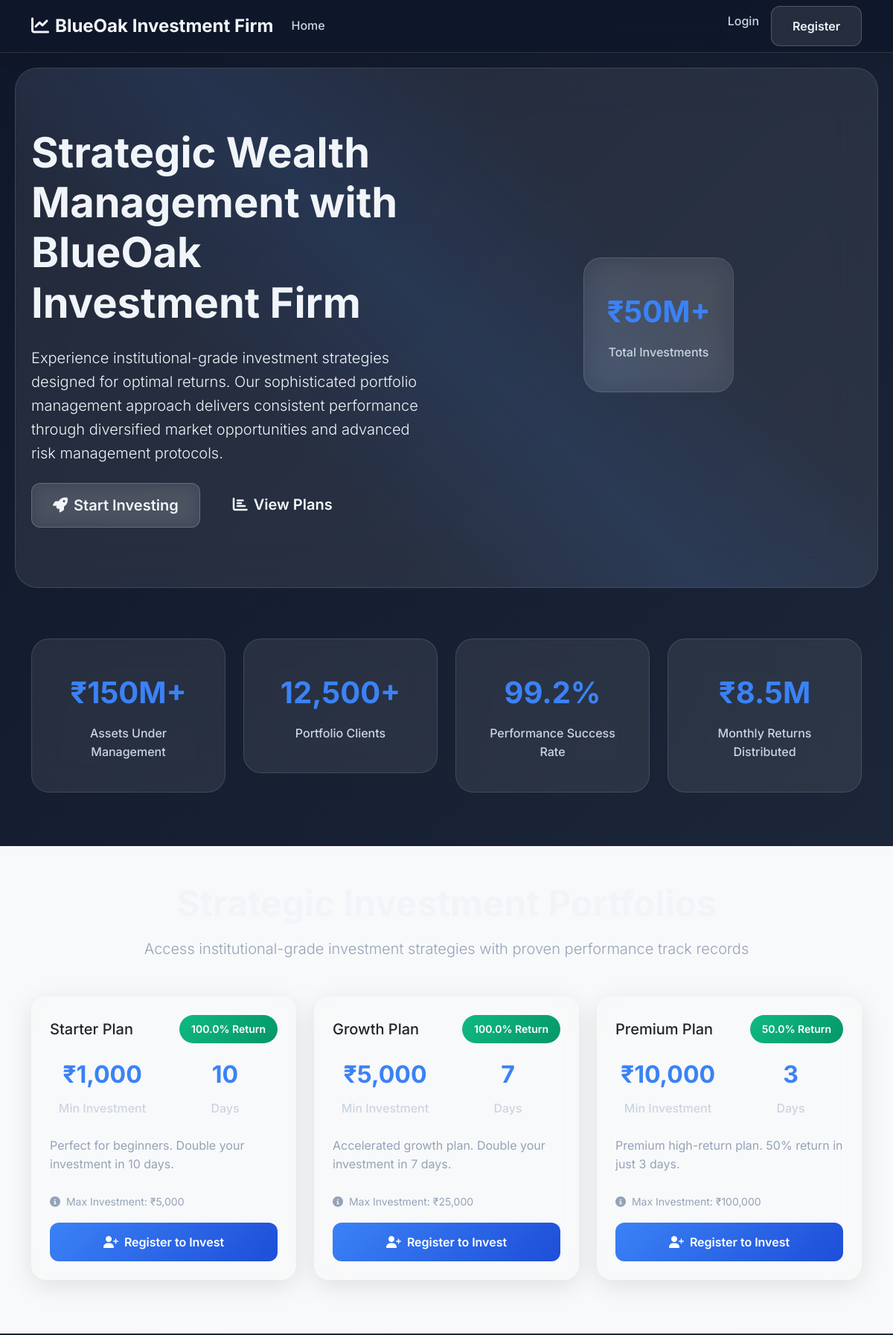
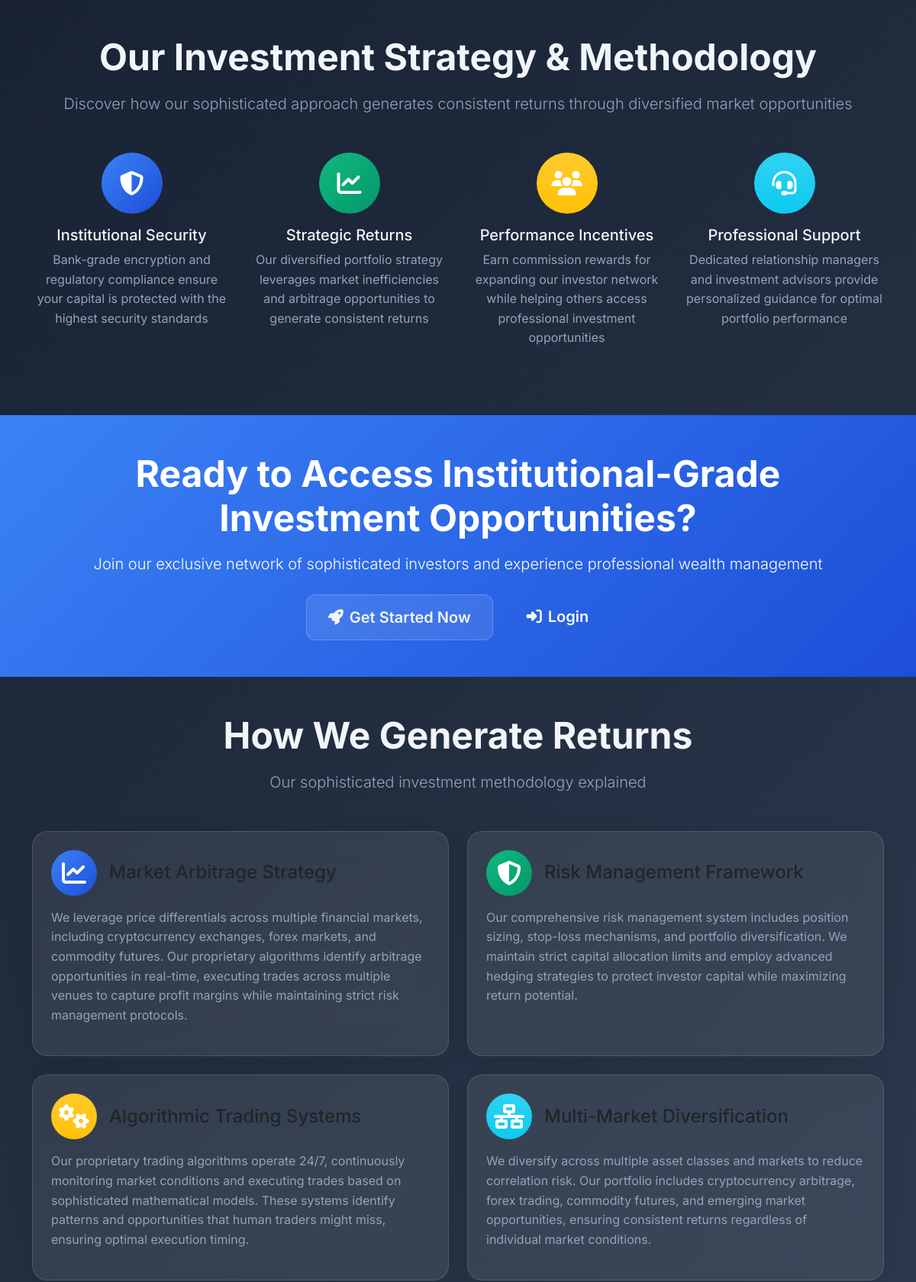
The page / (upper part) on the database its author committed (2 pictures, top to bottom).
### app.py (models this page shows)
class InvestmentPlan(db.Model):
    id = db.Column(db.Integer, primary_key=True)
    name = db.Column(db.String(100), nullable=False)
    min_amount = db.Column(db.Float, nullable=False)
    max_amount = db.Column(db.Float, nullable=False)
    duration_days = db.Column(db.Integer, nullable=False)
    return_percentage = db.Column(db.Float, nullable=False)
    description = db.Column(db.Text, nullable=False)
    is_active = db.Column(db.Boolean, default=True)

### app.py (the view)
@app.route('/')
def index():
    plans = InvestmentPlan.query.filter_by(is_active=True).all()
    return render_template('index.html', plans=plans)

### templates/index.html (shortened to what this page needs)
{% extends "base.html" %}
{% block content %}
<section class="hero-section">
    <div class="container">
        <div class="row align-items-center">
            <div class="col-lg-6 hero-content">
                <h1 class="display-4 fw-bold mb-4">
                    Strategic Wealth Management with BlueOak Investment Firm
                </h1>
                <p class="lead mb-4">
                    Experience institutional-grade investment strategies designed for optimal returns.
                    Our sophisticated portfolio management approach delivers consistent performance through
                    diversified market opportunities and advanced risk management protocols.
                </p>
                <div class="d-flex gap-3">
                    <a href="{{ url_for('register') }}" class="btn btn-light btn-lg">
                        <i class="fas fa-rocket me-2"></i>Start Investing
                    </a>
                    <a href="#plans" class="btn btn-outline-light btn-lg">
                        <i class="fas fa-chart-bar me-2"></i>View Plans
                    </a>
                </div>
            </div>
            <div class="col-lg-6 text-center">
                <div class="position-relative">
                    <div class="stats-card d-inline-block">
                        <div class="stats-number">₹50M+</div>
                        <div class="stats-label">Total Investments</div>
                    </div>
                </div>
            </div>
        </div>
    </div>
</section>
<section class="py-5">
    <div class="container">
        <div class="row text-center">
            <div class="col-md-3 mb-4">
                <div class="stats-card">
                    <div class="stats-number">₹150M+</div>
                    <div class="stats-label">Assets Under Management</div>
                </div>
            </div>
            <div class="col-md-3 mb-4">
                <div class="stats-card">
                    <div class="stats-number">12,500+</div>
                    <div class="stats-label">Portfolio Clients</div>
                </div>
            </div>
            <div class="col-md-3 mb-4">
                <div class="stats-card">
                    <div class="stats-number">99.2%</div>
                    <div class="stats-label">Performance Success Rate</div>
                </div>
            </div>
            <div class="col-md-3 mb-4">
                <div class="stats-card">
                    <div class="stats-number">₹8.5M</div>
                    <div class="stats-label">Monthly Returns Distributed</div>
                </div>
            </div>
        </div>
    </div>
</section>
<section id="plans" class="py-5 bg-light">
    <div class="container">
        <div class="text-center mb-5">
            <h2 class="display-5 fw-bold mb-3">Strategic Investment Portfolios</h2>
            <p class="lead text-muted">Access institutional-grade investment strategies with proven performance track records</p>
        </div>
        <div class="row">
            {% for plan in plans %}
            <div class="col-lg-4 col-md-6 mb-4">
                <div class="card investment-plan-card h-100">
                    <div class="card-body p-4">
                        <div class="d-flex justify-content-between align-items-center mb-3">
                            <h5 class="card-title mb-0">{{ plan.name }}</h5>
                            <span class="plan-badge">{{ plan.return_percentage }}% Return</span>
                        </div>
                        <div class="mb-4">
                            <div class="row text-center">
                                <div class="col-6">
                                    <div class="stat-value">₹{{ "{:,.0f}".format(plan.min_amount) }}</div>
                                    <div class="stat-label">Min Investment</div>
                                </div>
                                <div class="col-6">
                                    <div class="stat-value">{{ plan.duration_days }}</div>
                                    <div class="stat-label">Days</div>
                                </div>
                            </div>
                        </div>
                        <p class="card-text text-muted mb-4">{{ plan.description }}</p>
                        <div class="mb-3">
                            <small class="text-muted">
                                <i class="fas fa-info-circle me-1"></i>
                                Max Investment: ₹{{ "{:,.0f}".format(plan.max_amount) }}
                            </small>
                        </div>
                        {% if current_user.is_authenticated %}
                        <a href="{{ url_for('invest') }}" class="btn btn-primary w-100">
                            <i class="fas fa-arrow-right me-2"></i>Invest Now
                        </a>
                        {% else %}
                        <a href="{{ url_for('register') }}" class="btn btn-primary w-100">
                            <i class="fas fa-user-plus me-2"></i>Register to Invest
                        </a>
                        {% endif %}
                    </div>
                </div>
            </div>
            {% endfor %}
        </div>
    </div>
</section>
<section class="py-5">
    <div class="container">
        <div class="text-center mb-5">
            <h2 class="display-5 fw-bold mb-3">Our Investment Strategy & Methodology</h2>
            <p class="lead text-muted">Discover how our sophisticated approach generates consistent returns through diversified market opportunities</p>
        </div>
        <div class="row">
            <div class="col-lg-3 col-md-6 mb-4">
                <div class="text-center">
                    <div class="bg-primary bg-gradient text-white rounded-circle d-inline-flex align-items-center justify-content-center mb-3" style="width: 80px; height: 80px;">
                        <i class="fas fa-shield-alt fa-2x"></i>
                    </div>
                    <h5>Institutional Security</h5>
                    <p class="text-muted">Bank-grade encryption and regulatory compliance ensure your capital is protected with the highest security standards</p>
                </div>
            </div>
            <div class="col-lg-3 col-md-6 mb-4">
                <div class="text-center">
                    <div class="bg-success bg-gradient text-white rounded-circle d-inline-flex align-items-center justify-content-center mb-3" style="width: 80px; height: 80px;">
                        <i class="fas fa-chart-line fa-2x"></i>
                    </div>
                    <h5>Strategic Returns</h5>
                    <p class="text-muted">Our diversified portfolio strategy leverages market inefficiencies and arbitrage opportunities to generate consistent returns</p>
                </div>
            </div>
            <div class="col-lg-3 col-md-6 mb-4">
                <div class="text-center">
                    <div class="bg-warning bg-gradient text-white rounded-circle d-inline-flex align-items-center justify-content-center mb-3" style="width: 80px; height: 80px;">
                        <i class="fas fa-users fa-2x"></i>
                    </div>
                    <h5>Performance Incentives</h5>
                    <p class="text-muted">Earn commission rewards for expanding our investor network while helping others access professional investment opportunities</p>
                </div>
            </div>
            <div class="col-lg-3 col-md-6 mb-4">
                <div class="text-center">
                    <div class="bg-info bg-gradient text-white rounded-circle d-inline-flex align-items-center justify-content-center mb-3" style="width: 80px; height: 80px;">
                        <i class="fas fa-headset fa-2x"></i>
                    </div>
                    <h5>Professional Support</h5>
                    <p class="text-muted">Dedicated relationship managers and investment advisors provide personalized guidance for optimal portfolio performance</p>
                </div>
            </div>
        </div>
    </div>
</section>
<section class="py-5 bg-primary text-white">
    <div class="container text-center">
        <h2 class="display-5 fw-bold mb-3">Ready to Access Institutional-Grade Investment Opportunities?</h2>
        <p class="lead mb-4">Join our exclusive network of sophisticated investors and experience professional wealth management</p>
        <div class="d-flex justify-content-center gap-3">
            <a href="{{ url_for('register') }}" class="btn btn-light btn-lg">
                <i class="fas fa-rocket me-2"></i>Get Started Now
            </a>
            <a href="{{ url_for('login') }}" class="btn btn-outline-light btn-lg">
                <i class="fas fa-sign-in-alt me-2"></i>Login
            </a>
        </div>
    </div>
</section>
<section class="py-5">
    <div class="container">
        <div class="text-center mb-5">
            <h2 class="display-5 fw-bold mb-3">How We Generate Returns</h2>
            <p class="lead text-muted">Our sophisticated investment methodology explained</p>
        </div>
        <div class="row g-4">
            <div class="col-lg-6">
                <div class="card h-100">
                    <div class="card-body p-4">
                        <div class="d-flex align-items-center mb-3">
                            <div class="bg-primary bg-gradient text-white rounded-circle d-flex align-items-center justify-content-center me-3" style="width: 60px; height: 60px;">
                                <i class="fas fa-chart-line fa-2x"></i>
                            </div>
                            <h4 class="mb-0">Market Arbitrage Strategy</h4>
                        </div>
                        <p class="text-muted">We leverage price differentials across multiple financial markets, including cryptocurrency exchanges, forex markets, and commodity futures. Our proprietary algorithms identify arbitrage opportunities in real-time, executing trades across multiple venues to capture profit margins while maintaining strict risk management protocols.</p>
                    </div>
                </div>
            </div>
            <div class="col-lg-6">
                <div class="card h-100">
                    <div class="card-body p-4">
                        <div class="d-flex align-items-center mb-3">
                            <div class="bg-success bg-gradient text-white rounded-circle d-flex align-items-center justify-content-center me-3" style="width: 60px; height: 60px;">
                                <i class="fas fa-shield-alt fa-2x"></i>
                            </div>
                            <h4 class="mb-0">Risk Management Framework</h4>
                        </div>
                        <p class="text-muted">Our comprehensive risk management system includes position sizing, stop-loss mechanisms, and portfolio diversification. We maintain strict capital allocation limits and employ advanced hedging strategies to protect investor capital while maximizing return potential.</p>
                    </div>
                </div>
            </div>
            <div class="col-lg-6">
                <div class="card h-100">
                    <div class="card-body p-4">
                        <div class="d-flex align-items-center mb-3">
                            <div class="bg-warning bg-gradient text-white rounded-circle d-flex align-items-center justify-content-center me-3" style="width: 60px; height: 60px;">
                                <i class="fas fa-cogs fa-2x"></i>
                            </div>
                            <h4 class="mb-0">Algorithmic Trading Systems</h4>
                        </div>
                        <p class="text-muted">Our proprietary trading algorithms operate 24/7, continuously monitoring market conditions and executing trades based on sophisticated mathematical models. These systems identify patterns and opportunities that human traders might miss, ensuring optimal execution timing.</p>
                    </div>
                </div>
            </div>
            <div class="col-lg-6">
                <div class="card h-100">
                    <div class="card-body p-4">
                        <div class="d-flex align-items-center mb-3">
                            <div class="bg-info bg-gradient text-white rounded-circle d-flex align-items-center justify-content-center me-3" style="width: 60px; height: 60px;">
                                <i class="fas fa-network-wired fa-2x"></i>
                            </div>
                            <h4 class="mb-0">Multi-Market Diversification</h4>
                        </div>
                        <p class="text-muted">We diversify across multiple asset classes and markets to reduce correlation risk. Our portfolio includes cryptocurrency arbitrage, forex trading, commodity futures, and emerging market opportunities, ensuring consistent returns regardless of individual market conditions.</p>
                    </div>
                </div>
            </div>
        </div>
    </div>
</section>
{% endblock %}

### templates/base.html (shortened to what this page needs)
<!DOCTYPE html>
<html lang="en">
<head>
    <link href="https://cdn.jsdelivr.net/npm/bootstrap@5.3.0/dist/css/bootstrap.min.css" rel="stylesheet">
    <link rel="stylesheet" href="https://cdnjs.cloudflare.com/ajax/libs/font-awesome/6.4.0/css/all.min.css">
</head>
<body>
    <nav class="navbar navbar-expand-lg navbar-dark">
        <div class="container">
            <a class="navbar-brand" href="{{ url_for('index') }}">
                <i class="fas fa-chart-line me-2"></i>BlueOak Investment Firm
            </a>
            <div class="collapse navbar-collapse" id="navbarNav">
                <ul class="navbar-nav me-auto">
                    <li class="nav-item">
                        <a class="nav-link" href="{{ url_for('index') }}">Home</a>
                    </li>
                </ul>
                <ul class="navbar-nav">
                    {% if current_user.is_authenticated %}
                    <li class="nav-item dropdown">
                        <a class="nav-link dropdown-toggle" href="#" role="button" data-bs-toggle="dropdown">
                            <i class="fas fa-user me-1"></i>{{ current_user.name }}
                        </a>
                        <ul class="dropdown-menu">
                            <li><a class="dropdown-item" href="{{ url_for('dashboard') }}">Dashboard</a></li>
                            <li><a class="dropdown-item" href="{{ url_for('deposit') }}">Deposit</a></li>
                            <li><a class="dropdown-item" href="{{ url_for('withdraw') }}">Withdraw</a></li>
                            <li><hr class="dropdown-divider"></li>
                            <li><a class="dropdown-item" href="{{ url_for('logout') }}">Logout</a></li>
                        </ul>
                    </li>
                    {% else %}
                    <li class="nav-item">
                        <a class="nav-link" href="{{ url_for('login') }}">Login</a>
                    </li>
                    <li class="nav-item">
                        <a class="btn btn-light ms-2" href="{{ url_for('register') }}">Register</a>
                    </li>
                    {% endif %}
                </ul>
            </div>
        </div>
    </nav>
    <main>
        {% block content %}{% endblock %}
    </main>
</body>
</html>

### rows shown on the page
InvestmentPlan: name "Starter Plan", return_percentage "100.0", min_amount "1,000", duration_days "10", description "Perfect for beginners. Double your investment in 10 days.", max_amount "5,000"
InvestmentPlan: name "Growth Plan", return_percentage "100.0", min_amount "5,000", duration_days "7", description "Accelerated growth plan. Double your investment in 7 days.", max_amount "25,000"
InvestmentPlan: name "Premium Plan", return_percentage "50.0", min_amount "10,000", duration_days "3", description "Premium high-return plan. 50% return in just 3 days.", max_amount "100,000"
